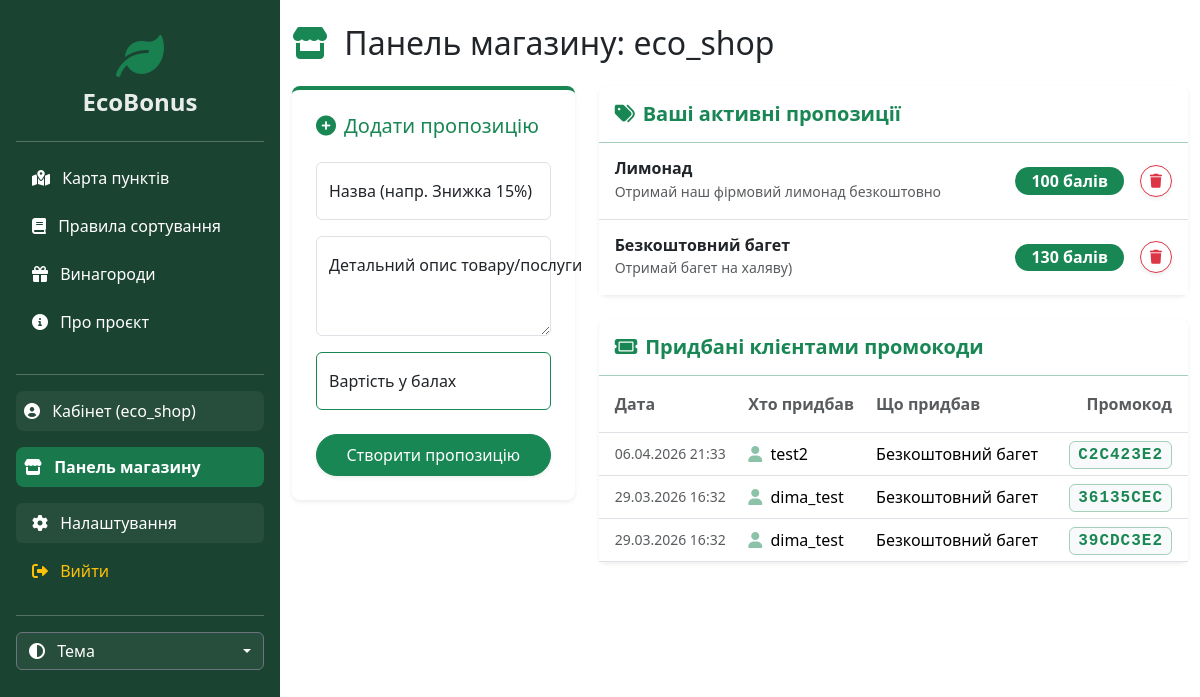
The page /store-panel/ (signed in) on the database as committed earlier.
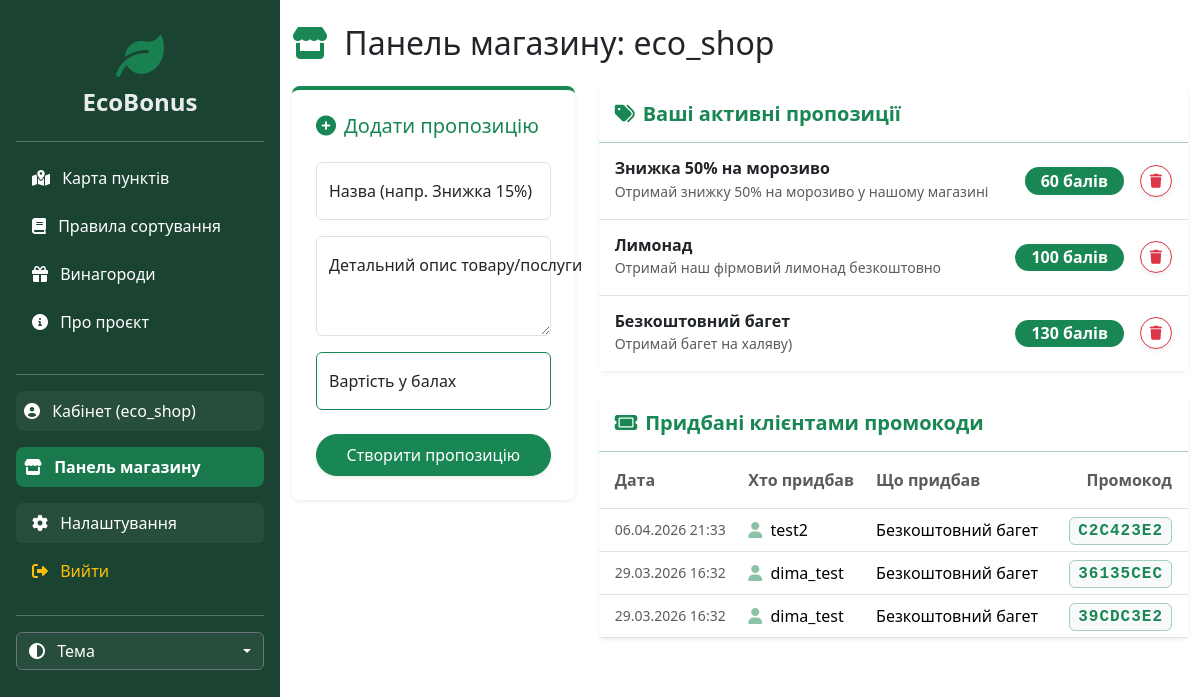
The same page on the database as committed later.
### main/models.py (models this page shows, shortened)
class StoreOffer(models.Model):
    store = models.ForeignKey(User, on_delete=models.CASCADE, related_name='offers', verbose_name='Магазин')
    title = models.CharField(max_length=100, verbose_name='Назва винагороди')
    description = models.TextField(verbose_name='Опис', blank=True, null=True)
    cost = models.IntegerField(verbose_name='Вартість (в балах)')
    is_active = models.BooleanField(default=True, verbose_name='Активно')
    created_at = models.DateTimeField(auto_now_add=True)

class UserReward(models.Model):
    user = models.ForeignKey(User, on_delete=models.CASCADE, related_name='my_rewards', verbose_name="Користувач")
    reward_name = models.CharField(max_length=255, verbose_name="Назва винагороди")
    promo_code = models.CharField(max_length=20, verbose_name="Унікальний код")
    purchased_at = models.DateTimeField(auto_now_add=True, verbose_name="Дата покупки")
    offer = models.ForeignKey('StoreOffer', on_delete=models.SET_NULL, null=True, blank=True, related_name='purchased_codes', verbose_name='Яка пропозиція')
    is_used = models.BooleanField(default=False, verbose_name='Використано')

### main/views.py (the view, shortened to what this page needs)
# urls.py: path('store-panel/', views.store_panel, name='store_panel'),
@login_required
def store_panel(request):
    profile = request.user.userprofile
    if not profile.is_store:
        messages.error(request, "У вас немає доступу до панелі партнера-магазину.")
        return redirect('home')
    my_offers = StoreOffer.objects.filter(store=request.user).order_by('-created_at')
    purchased_codes = UserReward.objects.filter(offer__store=request.user).order_by('-purchased_at')
    return render(request, 'main/store_panel.html', {
        'my_offers': my_offers,
        'purchased_codes': purchased_codes
    })

### main/templates/main/store_panel.html (shortened to what the changed rows need)
{% extends 'main/layout.html' %}
{% block content %}
<div class="container mt-4 mb-5">
    <h2 class="mb-4">
        <i class="fa-solid fa-store text-success me-2"></i> Панель магазину: {{ user.username }}
    </h2>
    <div class="row g-4">
        <div class="col-md-8">
            <div class="card shadow-sm border-0 bg-body rounded-3 mb-4">
                <div class="card-body p-0">
                    <ul class="list-group list-group-flush">
                        {% for offer in my_offers %}
                        <li class="list-group-item d-flex justify-content-between align-items-center p-3">
                            <div>
                                <h6 class="mb-0 fw-bold">{{ offer.title }}</h6>
                                <small class="text-muted">{{ offer.description|truncatechars:60 }}</small>
                            </div>
                            <div class="d-flex align-items-center gap-3">
                                <span class="badge bg-success rounded-pill fs-6 px-3">{{ offer.cost }} балів</span>
                                <form action="{% url 'delete_offer' offer.id %}" method="POST" class="m-0" onsubmit="return confirm('Ви впевнені, що хочете назавжди видалити цю пропозицію?');">
                                    <button type="submit" class="btn btn-outline-danger btn-sm rounded-circle shadow-sm d-flex justify-content-center align-items-center" style="width: 32px; height: 32px; padding: 0;" title="Видалити пропозицію">
                                        <i class="fa-solid fa-trash"></i>
                                    </button>
                                </form>
                            </div>
                        </li>
                        {% empty %}
                        <li class="list-group-item text-center py-4 text-muted">
                            Ви ще не додали жодної пропозиції в магазин.
                        </li>
                        {% endfor %}
                    </ul>
                </div>
            </div>
            <div class="card shadow-sm border-0 bg-body rounded-3">
                <div class="card-body p-0">
                    <div class="table-responsive">
                        <table class="table table-hover mb-0 align-middle">
                            <thead class="bg-body-tertiary">
                                <tr>
                                    <th class="py-3 ps-3 text-muted">Дата</th>
                                    <th class="py-3 text-muted">Хто придбав</th>
                                    <th class="py-3 text-muted">Що придбав</th>
                                    <th class="py-3 pe-3 text-end text-muted">Промокод</th>
                                </tr>
                            </thead>
                            <tbody>
                                {% for code in purchased_codes %}
                                <tr>
                                    <td class="ps-3 text-muted small">{{ code.purchased_at|date:"d.m.Y H:i" }}</td>
                                    <td class="fw-medium"><i class="fa-solid fa-user text-success opacity-50 me-1"></i> {{ code.user.username }}</td>
                                    <td>{{ code.offer.title }}</td>
                                    <td class="pe-3 text-end">
                                        <span class="font-monospace fw-bold px-2 py-1 bg-body-tertiary border border-success-subtle rounded text-success" style="letter-spacing: 1px;">
                                            {{ code.promo_code }}
                                        </span>
                                    </td>
                                </tr>
                                {% endfor %}
                            </tbody>
                        </table>
                    </div>
                </div>
            </div>
        </div>
    </div>
</div>
{% endblock %}

Rows that differ between the two databases and show on the page:
added StoreOffer: title "Знижка 50% на морозиво", description "Отримай знижку 50% на морозиво у нашому магазині", cost "60"
